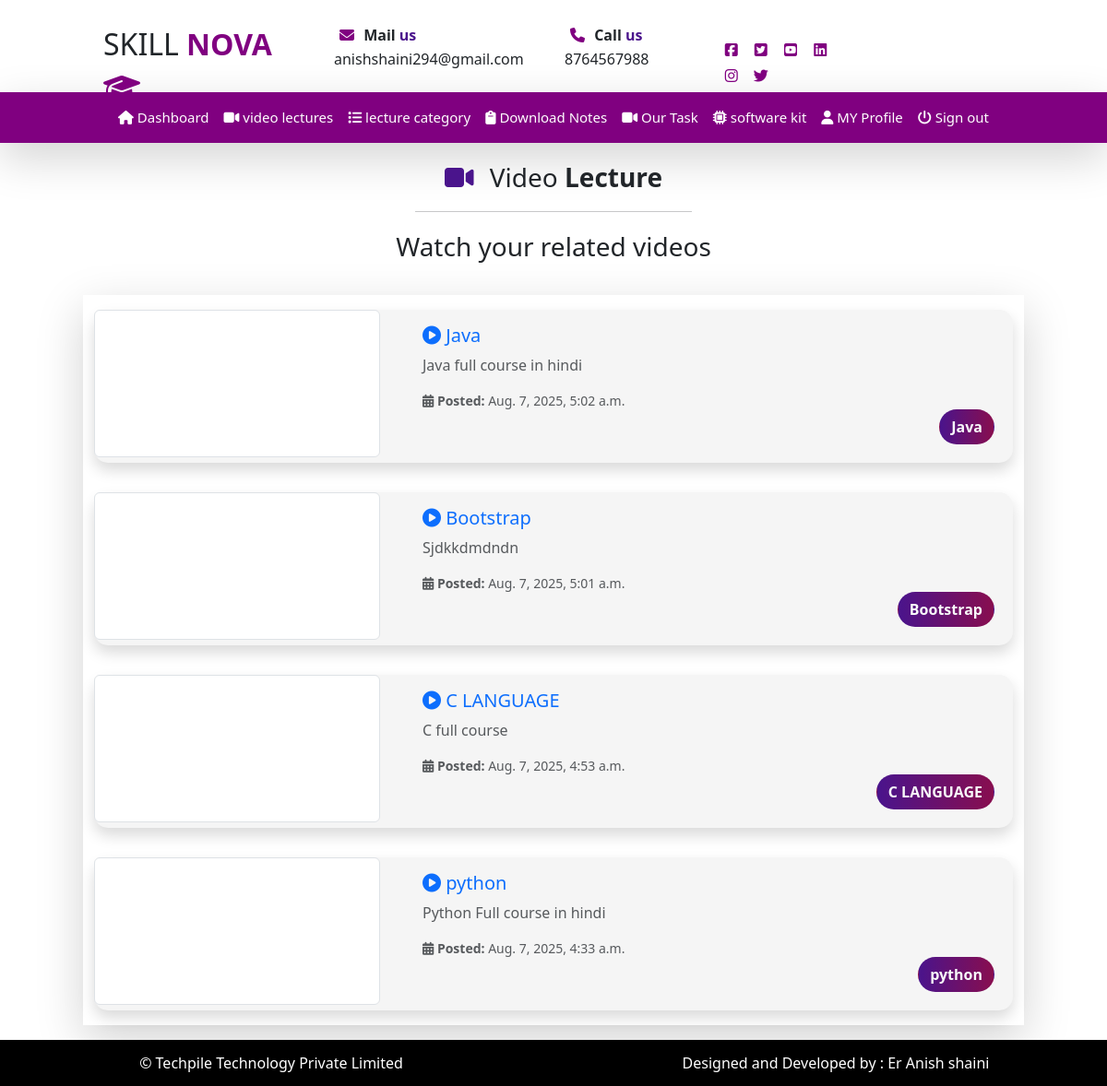
The page /student/lectures/ on the database its author committed.
### User/models.py (models this page shows)
class mylecture(models.Model):
  title=models.CharField(max_length=200,null=True)
  video_info=models.TextField(null=True)
  vlink=models.CharField(max_length=300,null=True)
  batch=models.ForeignKey(batch,on_delete=models.CASCADE,null=True)
  tblcategory=models.ForeignKey(tblcategory,on_delete=models.CASCADE,null=True)
  posted_date=models.DateTimeField(null=True)

### student/views.py (the view)
# urls.py: path("lectures/",views.lectures),
def lectures(request):
    x=request.GET.get("cid")
    if x:
      data=mylecture.objects.all().filter(tblcategory=x)
    else:
        data=mylecture.objects.all().order_by("-id")
    d={"vdo":data}
    return render(request,"student/lectures.html",d)

### templates/student/lectures.html (shortened to what this page needs)
{% extends 'studentbase.html' %}
{% load static %}
{% block content %}
  <div class="fs-3 text-center">
    <i class="fa-solid fa-video video-icon"></i> Video <b>Lecture</b>
    <hr class="w-25 mx-auto">
    <p> Watch your related videos</p>
  </div>
<div class="row">
  <div class="col-sm-10 mx-auto shadow-lg my-3">
          {% for r in vdo %}
   <div class="row">
      <div class="col-md-12 my-3">
        <div class="card card-custom border-0 shadow">
          <div class="row ">
            <div class="col-md-4">
             <iframe class="img-thumbnail"
    src="https://www.youtube.com/embed/{% if 'v=' in r.vlink %}{{ r.vlink|cut:'https://www.youtube.com/watch?v=' }}{% elif 'youtu.be/' in r.vlink %}{{ r.vlink|cut:'https://youtu.be/' }}{% else %}{{ r.vlink }}{% endif %}"
    title="{{ r.title }}"
    frameborder="0"
    allow="accelerometer; autoplay; clipboard-write; encrypted-media; gyroscope; picture-in-picture; web-share"
    allowfullscreen>
</iframe>
              </div>
            <div class="col-md-8">
              <div class="card-body">
                <h5 class="card-title text-primary"><i class="fa-solid fa-circle-play"></i> {{r.title}}</h5>
                <p class="card-text text-muted">{{r.video_info}}</p>
                <p class="card-text d-flex justify-content-between align-items-center">
                  <small class="text-body-secondary"><i class="fa-solid fa-calendar-days"></i> <b>Posted:</b> {{r.posted_date}}</small>
                </p>
                <span class="btn category-badge text-light position-absolute " style="right:20px; bottom:20px;">{{r.title}}</span>
              </div>
            </div>
          </div>
        </div>
      </div>
    </div>
      {% endfor %}
  </div>
</div>
{% endblock %}

### templates/studentbase.html (style rules this page uses)
html, body { height: 100%; margin: 0; }
::placeholder { color:white !important; }

### templates/student/lectures.html (style rules this page uses)
.card-custom { transition: transform 0.3s, box-shadow 0.3s; border-radius: 15px; background: #f5f5f5; }
.video-icon { font-size: 28px; color: #4A148C; margin-right: 10px; animation: bounce 2s infinite; }
.category-badge { background: linear-gradient(to right, #4A148C, #880E4F); font-weight: bold; padding: 6px 12px; border-radius: 20px; }

### rows shown on the page
mylecture: title "Java", video_info "Java full course in hindi", posted_date "Aug. 7, 2025, 5:02 a.m."
mylecture: title "Bootstrap", video_info "Sjdkkdmdndn", posted_date "Aug. 7, 2025, 5:01 a.m."
mylecture: title "C LANGUAGE", video_info "C full course", posted_date "Aug. 7, 2025, 4:53 a.m."
mylecture: title "python", video_info "Python Full course in hindi", posted_date "Aug. 7, 2025, 4:33 a.m."
